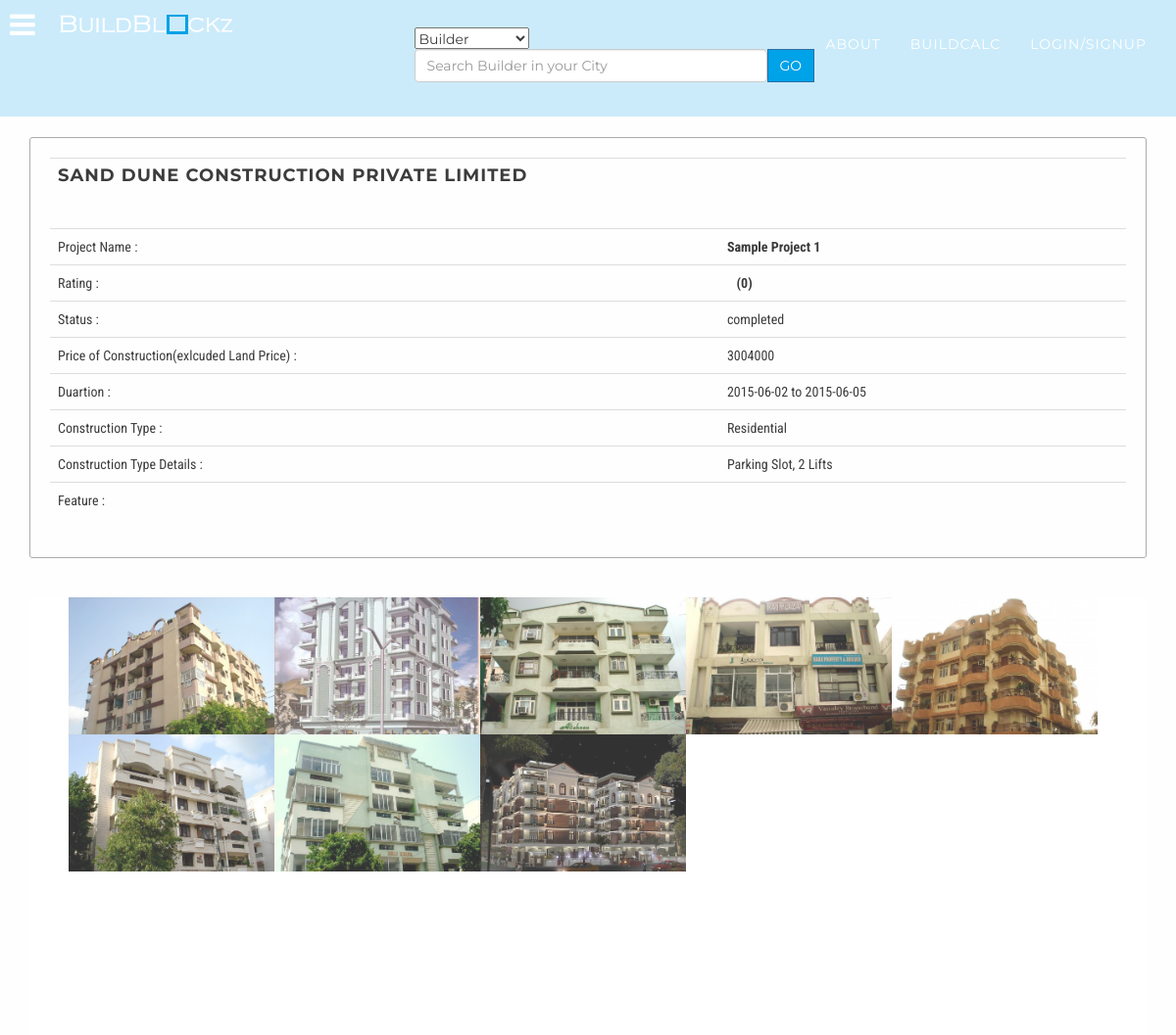
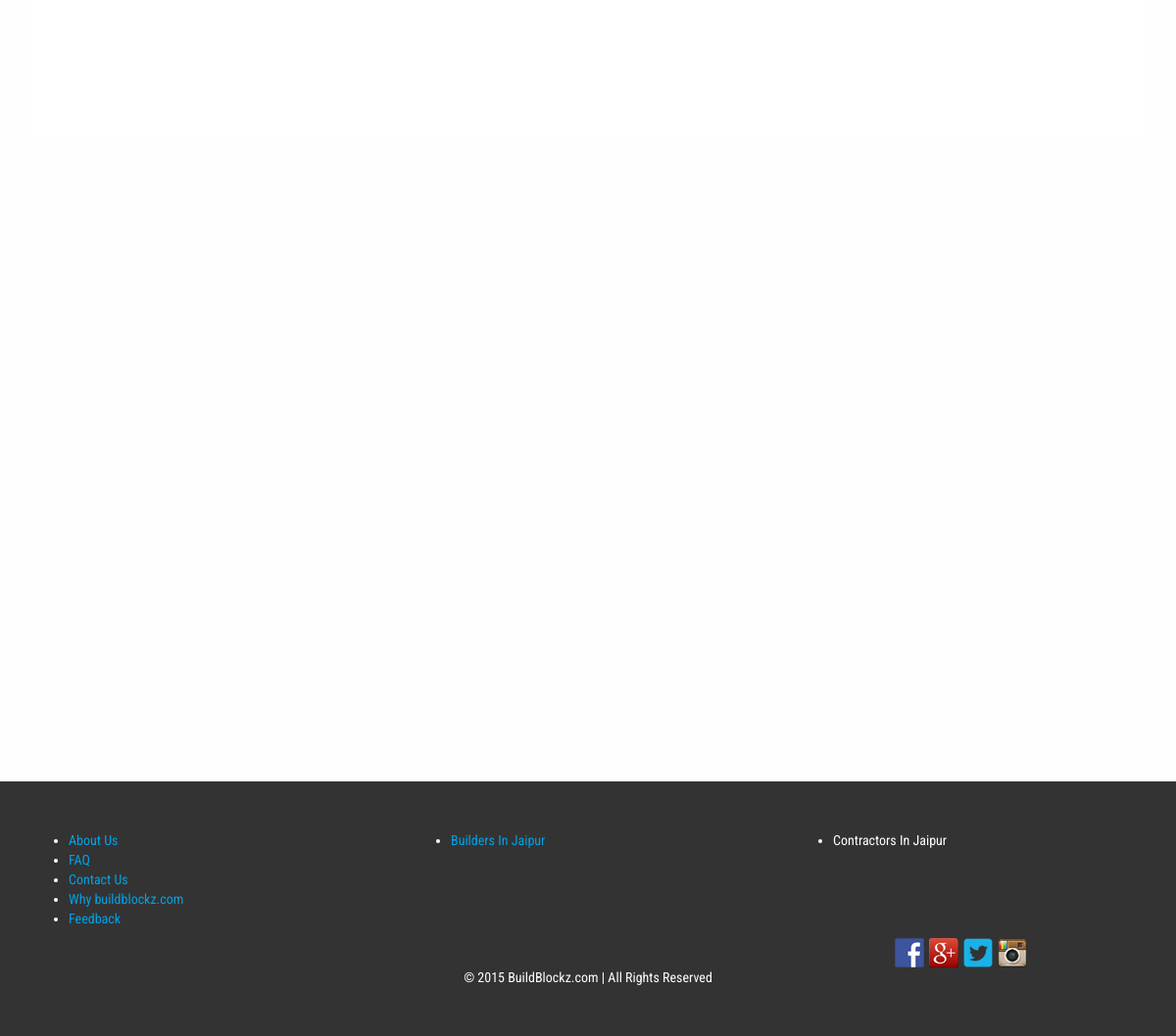
Screenshot of /builderProjectDetails.php?BBZPID=1000001001 with the database file from the repository (2 pictures, top to bottom).
### tables this page shows
CREATE TABLE IF NOT EXISTS `db_builder_details` (
  `BBZBID` int(11) NOT NULL COMMENT 'Builder Id''s',
  `cmp_name` varchar(255) NOT NULL COMMENT 'Builder''s Company Name',
  `hoal1` varchar(255) NOT NULL COMMENT 'Builder''s Head Office Address Line1',
  `hoal2` varchar(255) DEFAULT NULL COMMENT 'Builder''s Head Office Address Line2',
  `hoac` varchar(255) NOT NULL COMMENT 'Builder''s Head Office Address City',
  `hoas` varchar(255) NOT NULL COMMENT 'Builder''s Head Office Address State',
  `hoap` int(11) NOT NULL COMMENT 'Builder''s Head Office Address Pincode',
  `hoce` varchar(255) NOT NULL COMMENT 'Builder''s Head Office Contact Email',
  `hocm` varchar(11) DEFAULT NULL COMMENT 'Builder''s Head Office Contact Mobile',
  `hocp` varchar(11) DEFAULT NULL COMMENT 'Builder''s Head Office Contact Phone',
  `numOfBranch` int(11) NOT NULL COMMENT 'Builder''s Number of Cities',
  `branch` mediumtext COMMENT 'Builder''s Cities Path',
  `numProjectCity` varchar(255) DEFAULT NULL COMMENT 'Builder''s Number of Projects with city ',
  `about` longtext COMMENT 'Builder''s About Us',
  `aim` text COMMENT 'Builder''s  Aim',
  `website` varchar(255) DEFAULT NULL COMMENT 'Builder''s Website',
  `since` int(11) NOT NULL COMMENT 'Builder''s Since',
  `typeOfConstruction` text NOT NULL COMMENT 'Builder''s Type of Construction',
  `ratings` float(3,2) NOT NULL,
  `numOfRatings` int(11) NOT NULL,
  `dateOfEntry` timestamp NOT NULL DEFAULT CURRENT_TIMESTAMP ON UPDATE CURRENT_TIMESTAMP COMMENT 'Builder''s Date Of Entry',
  PRIMARY KEY (`BBZBID`)
);

CREATE TABLE IF NOT EXISTS `db_builder_projects` (
  `id` int(11) NOT NULL AUTO_INCREMENT,
  `BBZPID` int(11) NOT NULL,
  `BBZBID` int(11) NOT NULL,
  `project_name` varchar(255) NOT NULL,
  `status` varchar(255) NOT NULL,
  `rating` float(3,2) DEFAULT NULL,
  `numOfRatings` int(11) NOT NULL,
  `bank_approval` mediumtext,
  `address` varchar(255) NOT NULL,
  `constructionType` varchar(255) NOT NULL,
  `constructionTypeDetail` varchar(255) DEFAULT NULL,
  `price` int(11) NOT NULL,
  `start_date` date DEFAULT NULL,
  `end_date` date DEFAULT NULL,
  `features` mediumtext,
  `dateOfEntry` timestamp NOT NULL DEFAULT CURRENT_TIMESTAMP ON UPDATE CURRENT_TIMESTAMP,
  PRIMARY KEY (`id`),
  UNIQUE KEY `BBZPID` (`BBZPID`)
);

### builderProjectDetails.php (the view, shortened to what this page needs)
<?php
	include 'header.php';
	$BBZPID = mysqli_real_escape_string($link,$_GET['BBZPID']);
	$sql = "SELECT * FROM db_builder_projects WHERE BBZPID = '$BBZPID'";
	$pwd = mysqli_query($link, $sql);
	$row = mysqli_fetch_array($pwd,MYSQL_ASSOC);
	$BBZBID = $row['BBZBID'];
	$sql1 = "SELECT cmp_name FROM db_builder_details WHERE BBZBID = '$BBZBID'";
	$pwd1 = mysqli_query($link, $sql1);
	$row1 = mysqli_fetch_array($pwd1,MYSQL_ASSOC);
	$path = "builder/" . $BBZBID . "/project/" . $BBZPID;
  ?>
  <br /><br /><br /><br /><br /><br /><br />
  	<div class="container">
  			<div class="row">
  				<div class="col-md-12 ">
  					<div class="projectDetails">
  					<table class="table table-user-information">
                    <tbody>
                      	<tr>
                      		<td colspan="3"><h4><?php echo $row1['cmp_name'];?></h4></td>
  					  	</tr>
				  		<tr>
				           	<td>Project Name : </td>
				           	<td colspan="2"><b><?php echo $row['project_name'];?></b></td>
				  		</tr>
				  		<tr>
				  			<td>Rating :</td>
				  			<td colspan="2">
				  				<b>
				  					<?php
									   include 'rating.php';
							           echo "&nbsp;&nbsp;(".$row['numOfRatings'].")";
							           ?>
							    </b>
				           </td>
				        </tr>
						<tr>
							<td>Status : </td>
				           	<td colspan="2"><?php echo $row['status'];?></td>
				        </tr>
				        <tr>
				           	<td>Price of Construction(exlcuded Land Price) :</td>
				           	<td colspan="2"><?php echo $row['price'];?></td>
				        </tr>
				        <tr>
         					<td>Duartion : </td>
         					<td colspan="2"><?php echo $row['start_date'];?> to <?php echo $row['end_date'];?></td>
         				</tr>
				        <tr>
				        	<td>Construction Type :</td>
				        	<td colspan="2"><?php echo $row['constructionType'];?></td>
				        </tr>
				        <tr>
				        	<td>Construction Type Details :</td>
				        	<td colspan="2"><?php echo $row['constructionTypeDetail'];?></td>
				        </tr>
        				<tr>
        					<td>
        						Feature :
        					</td>
        					<td colspan="2">
        					</td>
        				</tr>
        			</tbody>
        		</table>
        		</div>
        		<br /><br />
        		<?php
        		include 'imageGallery.php';
				?>
   			</div>
  			</div>
  		</div>
  <?php
  	include 'footer.php';
  ?>

### imageGallery.php (shortened to what this page needs)
<link href="css/projectDetails.css" rel="stylesheet" type="text/css" media="screen" />
<ul id="pg">
	<?php
		$fi = new FilesystemIterator($path, FilesystemIterator::SKIP_DOTS);
		$total = iterator_count($fi);
		for($i=1;$i<$total;$i++){
		$path1 = $path."/".$i.".png";
		?>
	<li>
		<img src="<?php echo $path1; ?>" alt="Fb" />
	</li>
	<?php
		}
	?>
</ul>

### css/grayscale.css (style rules this page uses)
body { width: 100%; height: 100%;// font-family: Lora, "Helvetica Neue", Helvetica, Arial, sans-serif;// font-family: 'Arimo', sans-serif; font-family: 'Roboto Condensed', sans-serif; color: #3c3c3c; background-color: #fefefe; }
html { width: 100%; height: 100%; }
h1, h2, h3, h4, h5, h6 { margin: 0 0 35px; text-transform: uppercase; font-family: Montserrat, "Helvetica Neue", Helvetica, Arial, sans-serif; font-weight: 700; letter-spacing: 1px; }
.projectDetails { height: 100%; width: 100%; background: #fefefe; padding: 20px; border-radius: 3px; border: 1px solid #acacac; }

### css/projectDetails.css (style rules this page uses)
#pg { position: relative; height: 585px; background: #fff; }
#pg li { position: relative; list-style: none; width: 210px; height: 140px; overflow: hidden; float: left; z-index: 2; opacity: 0.8; }
#pg li img { display: block; width: 100%; }

### rows the page displays
db_builder_details: cmp_name "SAND DUNE CONSTRUCTION PRIVATE LIMITED"
db_builder_projects: project_name "Sample Project 1", numOfRatings "0", status "completed", price "3004000", start_date "2015-06-02", end_date "2015-06-05", constructionType "Residential", constructionTypeDetail "Parking Slot, 2 Lifts", BBZBID (picture)
